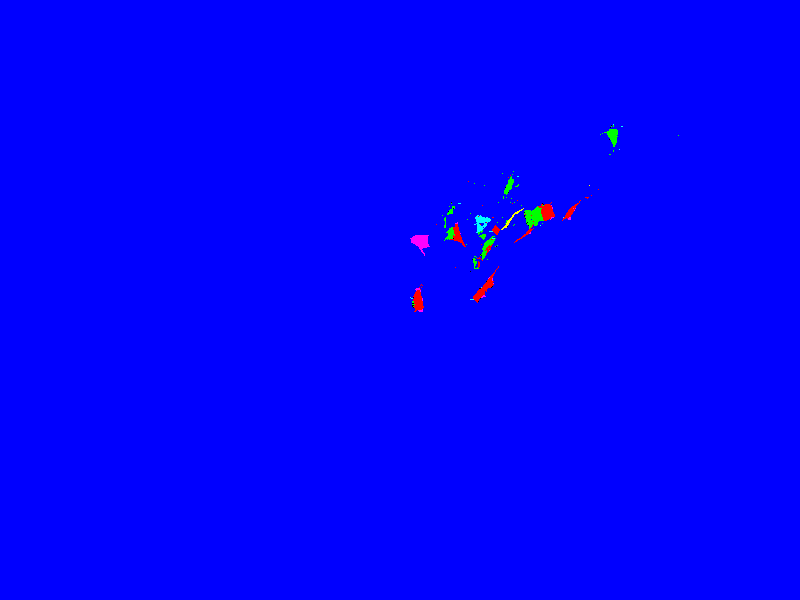
#> input picture OpticalFlow/particle test0601.png, 800 x 600 px; its folder holds only this picture in this run
$ python -i backgroundSubtract.py   (imports and definitions only)
#> lines starting #> are read from the running program, lines starting #| are printed output that depends on the picture

import os, time, sys
import numpy as np
import cv, cv2
import scipy.ndimage as nd
from scipy.spatial import distance
from sklearn.cluster import DBSCAN
from sklearn import metrics

sys.path.append('/Users/colin/code/Kinect-Projects/activityRecognition/')
from icuReader import ICUReader
from peopleTracker import Tracker
from SkelPlay import *

import pdb


# [17 lines left out: function constrain, not called in this run]

def extractPeople(img):
	if len(img) == 1:
		img = img[0]
	img = img*nd.binary_opening(img>0, iterations=5)
	img = cv2.medianBlur(img, 5)
	# hist1 = np.histogram(img, 128)
	hist1 = np.histogram(img, 64)
	if (np.sum(hist1[0][1::]) > 100):
		samples = np.random.choice(np.array(hist1[1][1:-1], dtype=int), 1000, p=hist1[0][1::]*1.0/np.sum(hist1[0][1::]))
		samples = np.sort(samples)
	else:
		return np.zeros_like(img), []

	tmp = np.array([samples, np.zeros_like(samples)])
	D = distance.squareform(distance.pdist(tmp.T, 'cityblock'))
	# D = distance.squareform(distance.pdist(tmp.T, 'chebyshev'))
	S = 1 - (D / np.max(D))

	db = DBSCAN().fit(S, eps=0.95, min_samples=50)
	labels = db.labels_
	n_clusters_ = len(set(labels)) - (1 if -1 in labels else 0)

	clusterLimits = []
	# for i in range(-1, n_clusters_):
	max_ = 0
	for i in xrange(1, n_clusters_):
		min_ = np.min(samples[np.nonzero((labels==i)*samples)])
		max_ = np.max(samples[np.nonzero((labels==i)*samples)])
		clusterLimits.append([min_,max_])
	if max_ != 255:
		clusterLimits.append([max_, 255])
	clusterLimits.append([0, min(clusterLimits)[0]])
	clusterLimits.sort()

	d = np.zeros_like(img)
	tmp = np.zeros_like(img)
	labels = []
	for i in xrange(0, n_clusters_):
		tmp = (img > clusterLimits[i][0])*(img < clusterLimits[i][1])
		d[np.nonzero((img > clusterLimits[i][0])*(img < clusterLimits[i][1]))] = (i+2)
		tmpLab = nd.label(tmp)
		if labels == []:
			labels = tmpLab
		else:
			labels = [labels[0]+((tmpLab[0]>0)*(tmpLab[0]+tmpLab[1])), labels[1]+tmpLab[1]]

	objs = nd.find_objects(labels[0])
	goodObjs = []
	for i in xrange(len(objs)):
		if objs[i] != None:
			# px = nd.sum(d, labels[0], i)
			px = nd.sum(labels[0][objs[i]]>0)
			# print "Pix:", px
			if px > 7000:
				goodObjs.append([objs[i], i+1])

	d1A = np.zeros_like(img)
	for i in xrange(len(goodObjs)):
		# [5 lines of commented-out code are left out]

		d1A = np.maximum(d1A, (labels[0] == goodObjs[i][1])*(i+1))
		# d1A[goodObjs[i][0]] = np.maximum(d1A[goodObjs[i][0]], (d[goodObjs[i][0]]>0)*8000)

	return d1A, goodObjs


# [35 lines left out: functions extractPeople_2, getMeanImage, not called in this run]

>>> import cv2
>>> picture = cv2.imread('../OpticalFlow/particle test0601.png', cv2.IMREAD_GRAYSCALE)
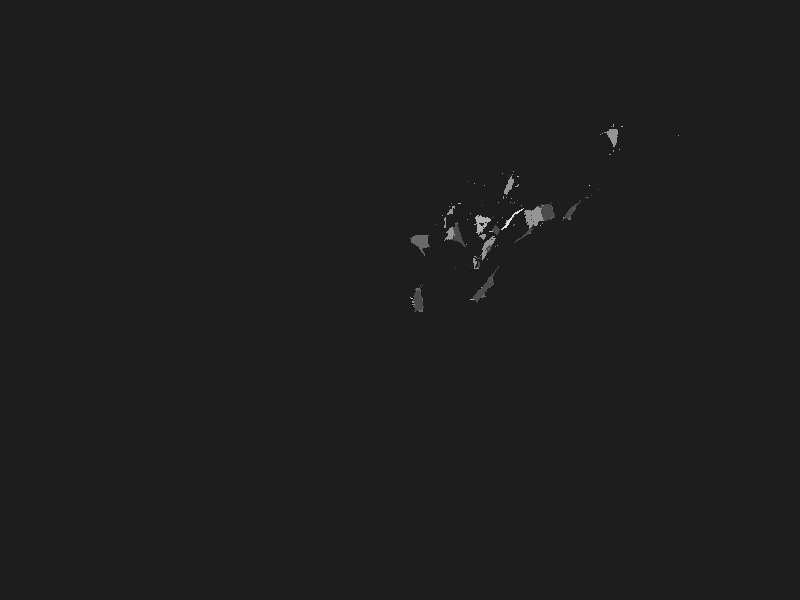
#> picture: shape (600, 800); min 0, max 225, mean 29.4
>>> result = extractPeople(picture)
#> in extractPeople, `samples = np.random.choice(np.array(hist1[1][1:-1], dtype=int), 1000, ..`: samples = 1000 values, max 175 at index 974, min 28 at index 0, mean 28.46
#> in extractPeople, `samples = np.sort(samples)`: samples = 1000 values from 28 to 175
#> in extractPeople, `D = distance.squareform(distance.pdist(tmp.T, 'cityblock'))`:
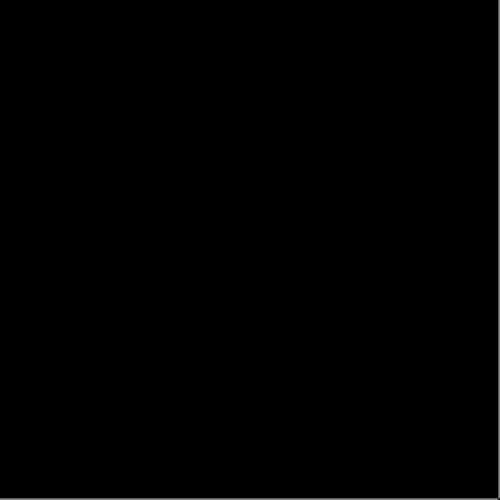
#> D: shape (1000, 1000) float64 (shown at 1/2 size); min 0, max 147, mean 0.9
#> in extractPeople, `S = 1 - (D / np.max(D))`:
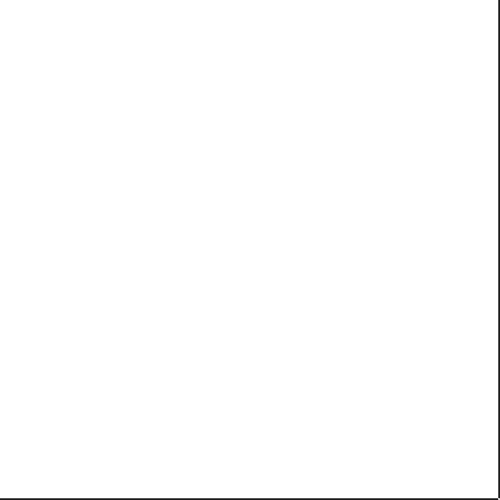
#> S: shape (1000, 1000) float64 (shown at 1/2 size); min 0, max 1, mean 0.994
#> (the run stopped early here; a loop or call above may not have finished)

$ run again, on OpticalFlow/particle test0602.png
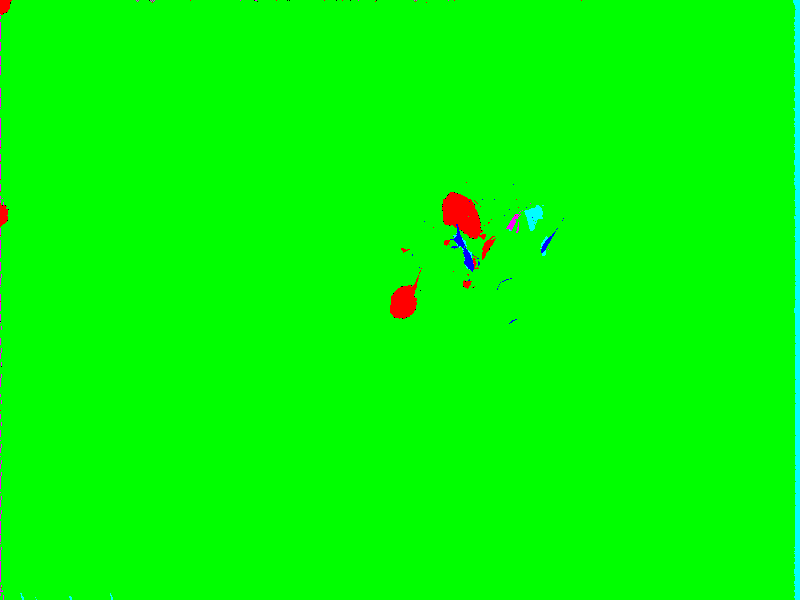
#> input picture OpticalFlow/particle test0602.png, 800 x 600 px
#> `picture = cv2.imread('../OpticalFlow/particle test0601.png', cv2.IMREA..`:
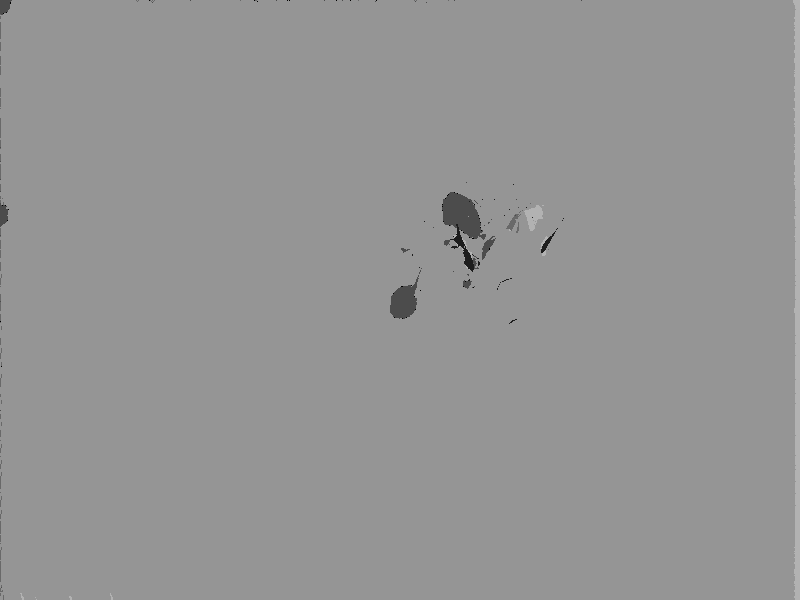
#> picture: shape (600, 800); min 0, max 178, mean 148.7
#> in extractPeople, `samples = np.random.choice(np.array(hist1[1][1:-1], dtype=int), 1000, ..`: samples = 1000 values, max 175 at index 149, min 27 at index 821, mean 146.7
#> in extractPeople, `samples = np.sort(samples)`: samples = 1000 values from 27 to 175
#> in extractPeople, `S = 1 - (D / np.max(D))`:
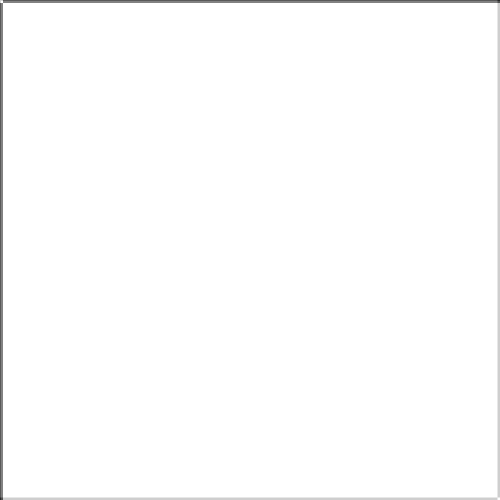
#> S: shape (1000, 1000) float64 (shown at 1/2 size); min 0, max 1, mean 0.992

$ run again, on OpticalFlow/particle test0603.png
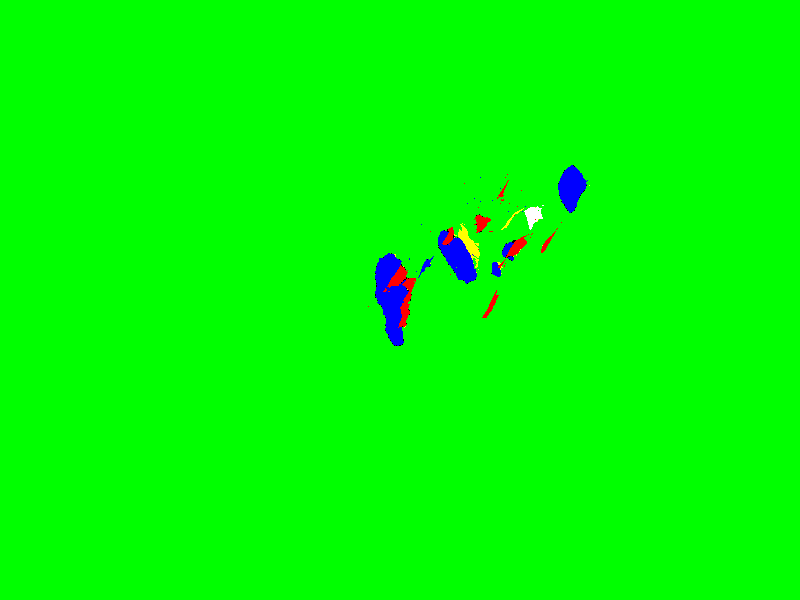
#> input picture OpticalFlow/particle test0603.png, 800 x 600 px
#> `picture = cv2.imread('../OpticalFlow/particle test0601.png', cv2.IMREA..`:
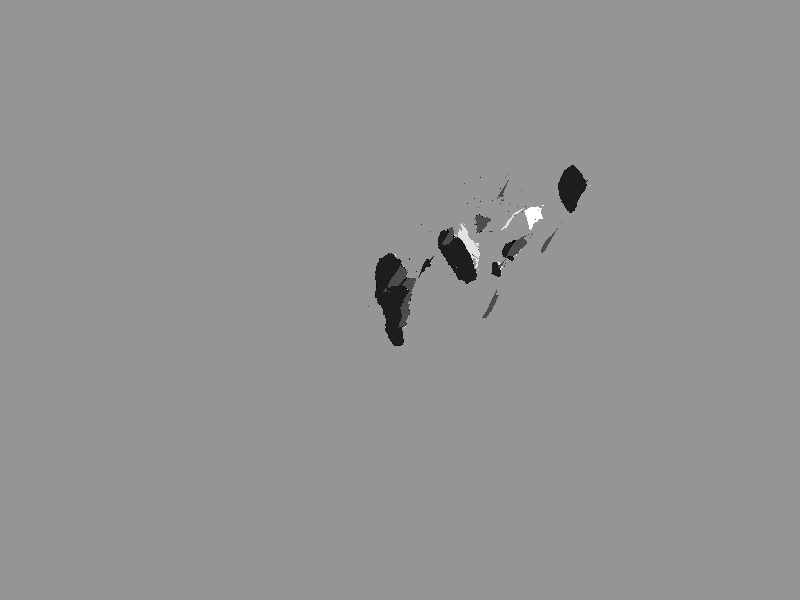
#> picture: shape (600, 800); min 0, max 255, mean 147.9
#> in extractPeople, `samples = np.random.choice(np.array(hist1[1][1:-1], dtype=int), 1000, ..`: samples = 1000 values, max 251 at index 974, min 27 at index 99, mean 146.4
#> in extractPeople, `samples = np.sort(samples)`: samples = 1000 values from 27 to 251
#> in extractPeople, `S = 1 - (D / np.max(D))`:
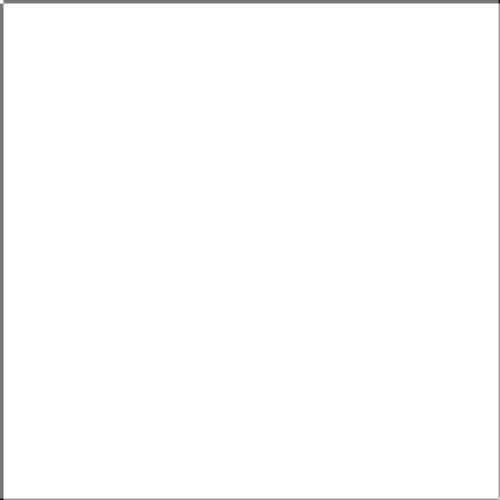
#> S: shape (1000, 1000) float64 (shown at 1/2 size); min 0, max 1, mean 0.99
